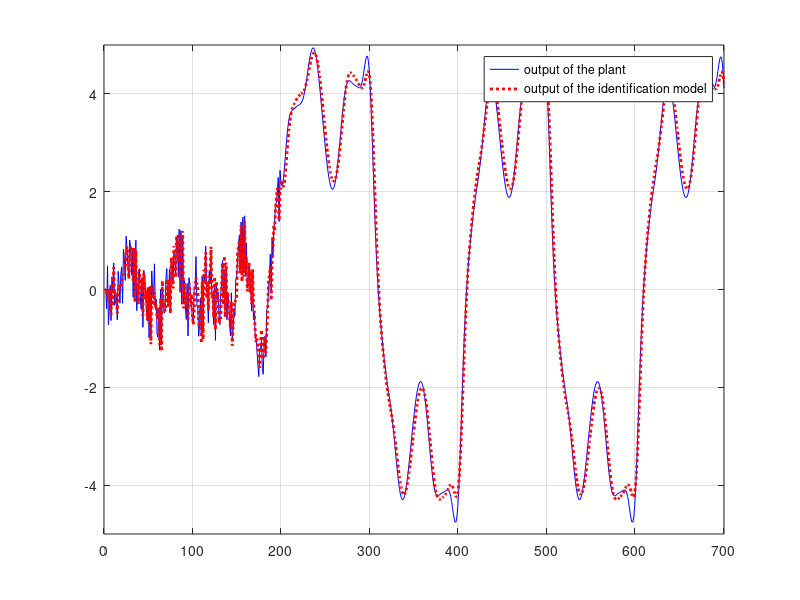
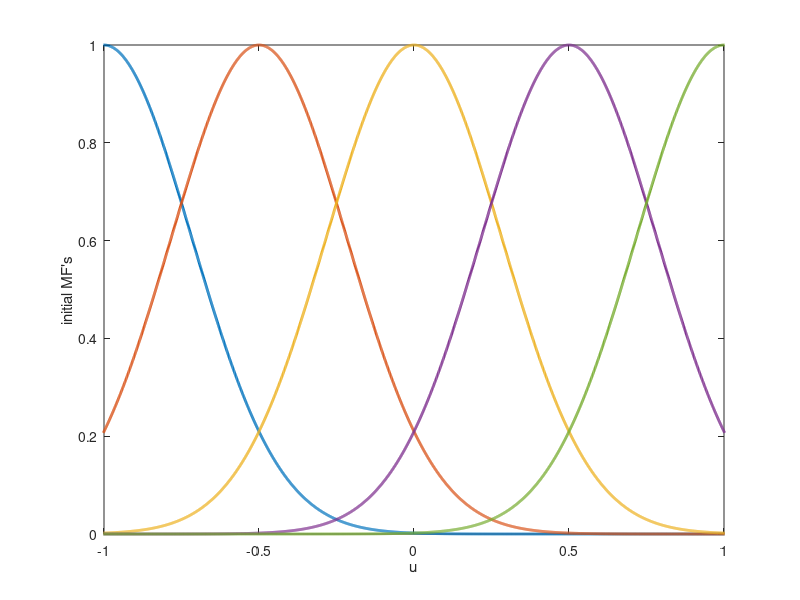
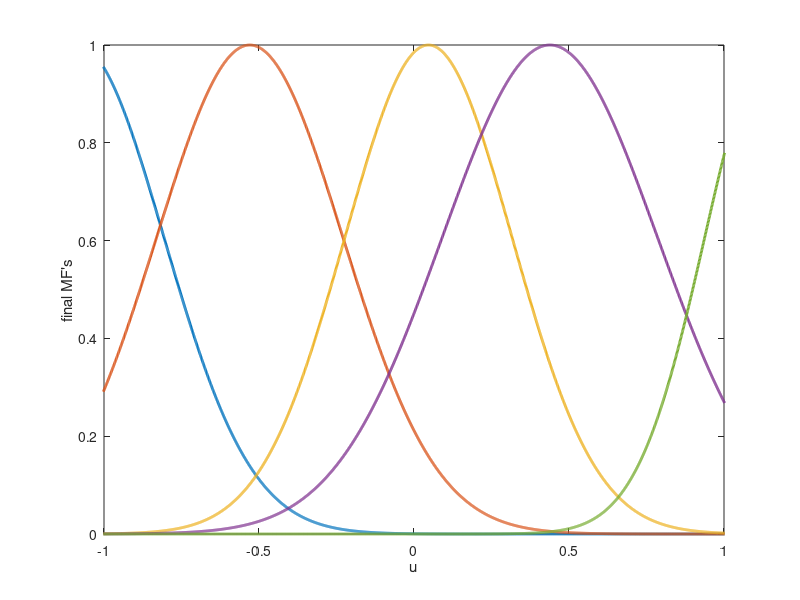

Recreate these plots in MATLAB, in order.
clear all;
clc;
close all;
%% Initializing
M=5; % Number of membership functions (Based on 1st step of fuzzy system design)
num_training=200; % Number of training
total_num=700;
landa=0.1; % A constant stepsize
% preallocation
x_bar=zeros(num_training,M);
g_bar=zeros(num_training,M);
sigma=zeros(num_training,M);
y=zeros(total_num,1);
u=zeros(total_num,1);
x=zeros(total_num,1);
y_hat=zeros(total_num,1);
f_hat=zeros(total_num,1);
z=zeros(total_num,1);
g_u=zeros(total_num,1);
u(1)=-1+2*rand;
y(1)=0;
g_u(1)=0.6*sin(pi*u(1))+0.3*sin(3*pi*u(1))+0.1*sin(5*pi*u(1));
f_hat(1)=g_u(1);

%% Based on the 1st step of fuzzy system design
u_min=-1;
u_max=1;
h=(u_max-u_min)/(M-1);
for k=1:M
    x_bar(1,k)=-1+h*(k-1);
    u(1,k)=x_bar(1,k);
    g_bar(1,k)=0.6*sin(pi*u(1,k))+0.3*sin(3*pi*u(1,k))+0.1*sin(5*pi*u(1,k));
end
sigma(1,1:M)=(max(u(1,:))-min(u(1,:)))/M;
x_bar(2,:)=x_bar(1,:);g_bar(2,:)=g_bar(1,:);sigma(2,:)=sigma(1,:);
x_bar_initial=x_bar(1,:);
sigma_initial=sigma(1,:);
y_bar_initial=g_bar(1,:);

%% Based on the 2nd and 3rd step of fuzzy system design
for q=2:num_training
    b=0;a=0;
    x(q)=-1+2*rand;
    u(q)=x(q);
    g_u(q)=0.6*sin(pi*u(q))+0.3*sin(3*pi*u(q))+0.1*sin(5*pi*u(q));
    for r=1:M
        z(r)=exp(-((x(q)-x_bar(q,r))/sigma(q,r))^2);
        b=b+z(r);a=a+g_bar(q,r)*z(r);
    end
    f_hat(q)=a/b;
    y(q+1)=0.3*y(q)+0.6*y(q-1)+g_u(q);
    y_hat(q+1)=0.3*y(q)+0.6*y(q-1)+f_hat (q);
    for r=1:M
        g_bar(q+1,r)=g_bar(q,r)-landa*(f_hat(q)-g_u(q))*z(r)/b;
        x_bar(q+1,r)=x_bar(q,r)-landa*((f_hat(q)-g_u(q))/b)*(g_bar(q,r)-f_hat(q))*z(r)*2*(x(q)-x_bar(q,r))/(sigma(q,r)^2);
        sigma(q+1,r)=sigma(q,r)-landa*((f_hat(q)-g_u(q))/b)*(g_bar(q,r)-f_hat(q))*z(r)*2*(x(q)-x_bar(q,r))^2/(sigma(q,r)^3);
    end
end

x_bar_final=x_bar(num_training,:);
sigma_final=sigma(num_training,:);
g_bar_final=g_bar(num_training,:);

for q=num_training:700
    b=0;a=0;
    x(q)=sin(2*q*pi/200);
    u(q)=x(q) ;
    g_u(q)=0.6*sin(pi*u(q))+0.3*sin(3*pi*u(q))+0.1*sin(5*pi*u(q));
    for r=1:M
        z(r)=exp(-((x(q)-x_bar(num_training,r))/sigma(num_training,r))^2);
        b=b+z(r);a=a+g_bar(num_training,r)*z(r);
    end
    f_hat(q)=a/b;
    y(q+1)=0.3*y(q)+0.6*y(q-1)+g_u(q);
    y_hat(q+1)=0.3*y(q)+0.6*y(q-1)+f_hat(q);
end

%% plots and Figures

figurel=figure('Color',[1 1 1]);
plot(1:701,y,'b',1:701,y_hat,'r:','Linewidth',2);
legend('output of the plant','output of the identification model')
axis([0 701 -5 5]);
grid on

figure2=figure('Color', [1 1 1]);
xp=-2:0.001:2;
for r=1:M
    miu_x=exp(-((xp-x_bar(1,r))./(sigma(1,r))).^2);
    plot(xp,miu_x,'Linewidth',2);
    hold on
end
xlabel('u');
ylabel('initial MF''s');
axis([-1 1 0 1]);

figure3=figure('Color', [1 1 1]);
for r=1:M
    miu_x=exp(-((xp-x_bar(num_training,r))./(sigma(num_training,r))).^2);
    plot(xp,miu_x,'Linewidth',2);
    hold on
end
xlabel('u');
ylabel('final MF''s');
axis([-1 1 0 1]);